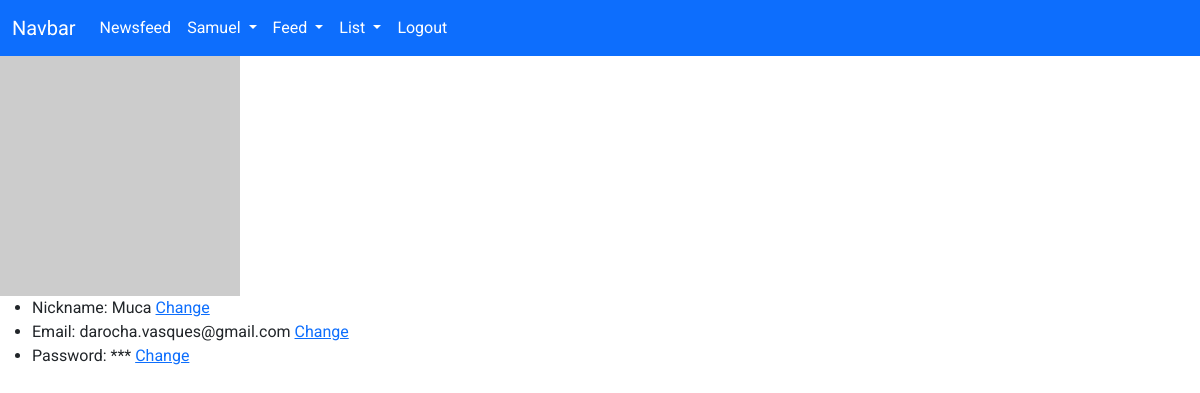
The page /profile (signed in) on the database as committed earlier.
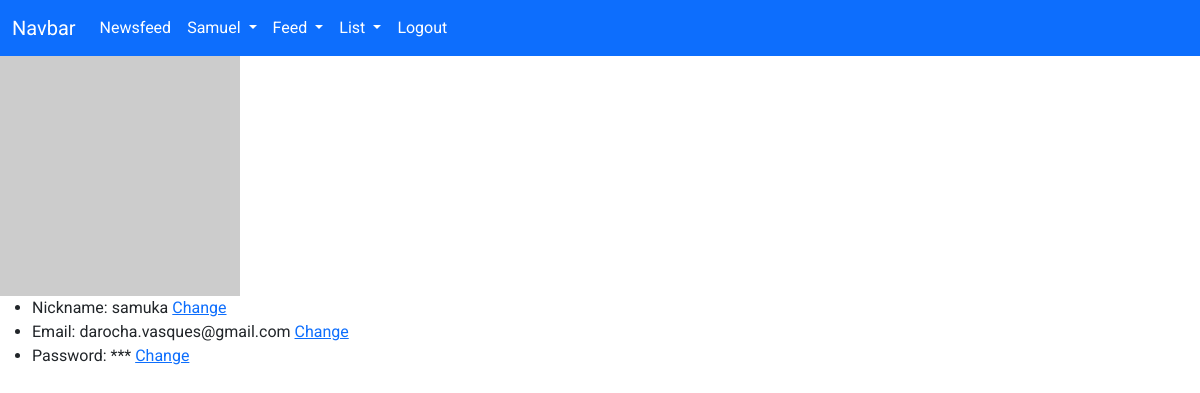
The same page on the database as committed later.
### app/models/User.py (models this page shows, shortened)
class User(db.Model):
    __tablename__ = 'users'
    id = db.Column(db.Integer, primary_key=True)
    username = db.Column(db.String, unique=True, nullable=False)
    name = db.Column(db.String, nullable=False)
    email = db.Column(db.String, unique=True, nullable=False)
    hash = db.Column(db.String, nullable=False)
    @property
    def is_authenticated(self):
        return True
    @login_manager.user_loader
    def load_user(username):
        return User.query.get(username)

### app/controllers/user.py (the view)
@app.get('/profile')
@login_required
def profile_get():
    return render_template('profile.html')

### app/templates/profile.html (shortened to what this page needs)
{% extends "layout.html" %}
{% block main %}
<img src="https://avatars.dicebear.com/api/bottts/:{{current_user.id}}.svg" alt="" width="20%">
<ul>
    <li>Nickname: {{ current_user.name }} <a href="/profile/edit/nickname">Change</a></li>
    <li>Email: {{ current_user.email }} <a href="/profile/edit/email">Change</a></li>
    <li>Password: *** <a href="/profile/edit/password">Change</a></li>
</ul>
{% endblock %}

### app/templates/layout.html (shortened to what this page needs)
<!DOCTYPE html>
<html lang="pt-br">
<head>
    <link href="https://cdn.jsdelivr.net/npm/bootstrap@5.2.3/dist/css/bootstrap.min.css" rel="stylesheet"
>
    <link rel="stylesheet" href="{{ url_for('static', filename='css/main.css')}}">
</head>
<body>
    <nav class="navbar navbar-expand-lg bg-primary">
        <div class="container-fluid">
            <a class="navbar-brand" href="#">Navbar</a>
            <div class="collapse navbar-collapse" id="navbarSupportedContent">
                <ul class="navbar-nav me-auto mb-2 mb-lg-0">
                    <li class="nav-item">
                        <a class="nav-link active" aria-current="page" href="/news">Newsfeed</a>
                    </li>
                    {% if current_user.username %}
                    <li class="nav-item dropdown">
                        <a class="nav-link dropdown-toggle" href="#" role="button" data-bs-toggle="dropdown"
                            aria-expanded="false">
                            {{ current_user.username.title() }}
                        </a>
                    </li>
                    {% endif %}
                    <li class="nav-item dropdown">
                        <a class="nav-link dropdown-toggle" href="#" role="button" data-bs-toggle="dropdown"
                            aria-expanded="false">
                            Feed
                        </a>
                    </li>
                    <li class="nav-item dropdown">
                        <a class="nav-link dropdown-toggle" href="#" role="button" data-bs-toggle="dropdown"
                            aria-expanded="false">
                            List
                        </a>
                    </li>
                    <li class="nav-item">
                        <a class="nav-link" href="/logout">Logout</a>
                    </li>
                </ul>
            </div>
        </div>
    </nav>
    {% block main %}{% endblock %}
</body>
</html>

Rows that differ between the two databases and show on the page:
changed User "Samuel": name "Muca" → "samuka"
